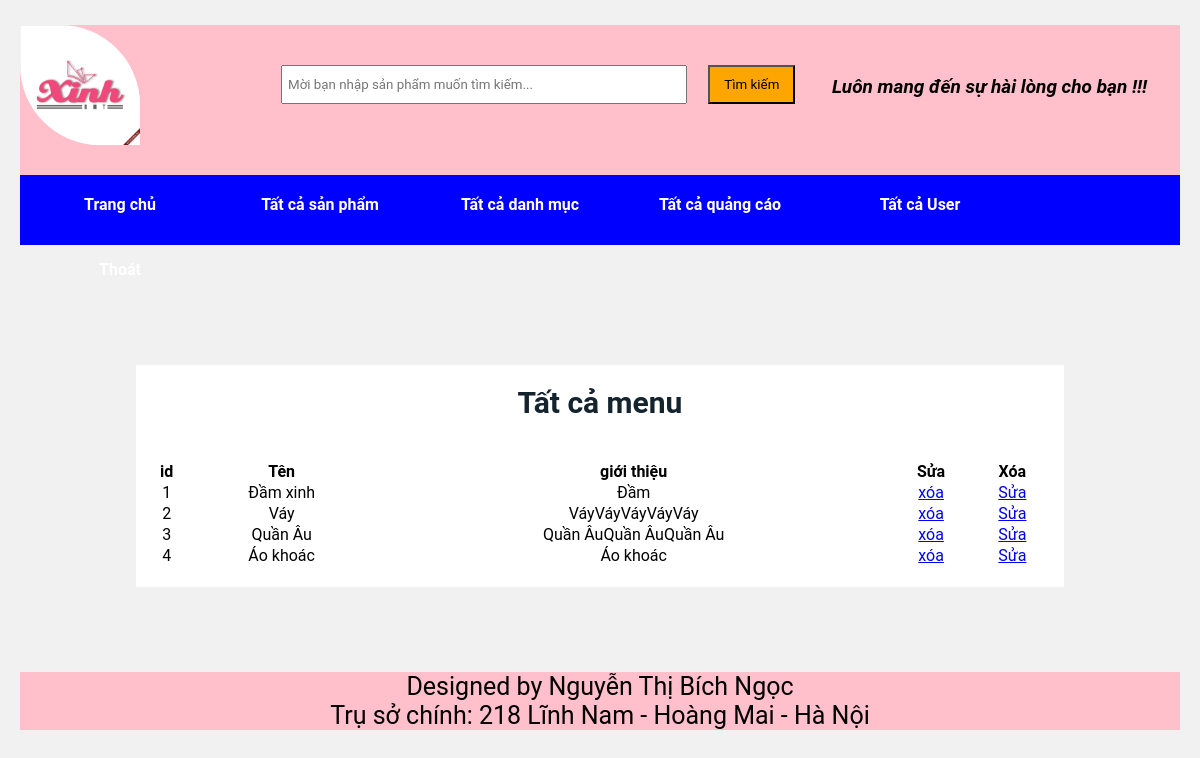
The page /admin/index.php?r=list-menu (signed in) on the database its author committed.
### tables this page shows
CREATE TABLE `menu` (
  `id` int(11) NOT NULL,
  `name` varchar(120) NOT NULL,
  `info` text NOT NULL
);

### admin/list-menu.php (the view, shortened to what this page needs)
<?php
	$sql = " SELECT * FROM menu";
	$rs = mysqli_query($conn, $sql);
?>
<table class="table">
	<caption class="alert alert-success" style="color: #14242F">Tất cả menu</caption>
	<thead>
		<tr>
			<th>id</th>
			<th>Tên </th>
			<th>giới thiệu</th>
			<th>Sửa</th>
			<th>Xóa</th>
		</tr>
	</thead>
	<tbody>
		<?php
		$counter = 1 ;
		while( $menu = mysqli_fetch_array( $rs , MYSQLI_ASSOC ) ):  ?>
		<tr>
			<td><?php echo $counter++;?></td>
			<td><?php echo $menu["name"]; ?></td>
			<td><?php echo $menu["info"];?></td>
            <td><a  onclick='return confirm("Ban thực sự muốn xóa")' href="delete.php?type=menu&id=<?php echo $menu['id'];?>">xóa</a></td>
			<td><a href="index.php?r=edit-menu&id=<?php echo $menu['id'];?>">Sửa</a></td>
		</tr>
	<?php endwhile;?>
	</tbody>
</table>

### admin/css/style.css (style rules this page uses)
* { margin: 0 ; padding: 0 ; font-family: Tahoma, Roboto, sans-serif; }
body { margin:20px; background-color: #F1F1F1; background-position: 0px 0px; background-repeat: no-repeat; background-attachment: fixed; background-size: 100%; }
.alert { padding: 20px; background-color: white; font-weight: bold; text-align: center; font-size: 30px; margin: 0 auto; }
.alert-success { color : #27ae60; }
.table { width:80%; background-color:white; padding:20px 10px; text-align: center; margin: 20 auto; }
.table tbody tr { border: 6px solid #7f8c8d; margin: 5px 0px; padding:10px; }

### rows shown on the page
menu: name "Đầm xinh", info "Đầm"
menu: name "Váy", info "VáyVáyVáyVáyVáy"
menu: name "Quần Âu", info "Quần ÂuQuần ÂuQuần Âu"
menu: name "Áo khoác", info "Áo khoác"
